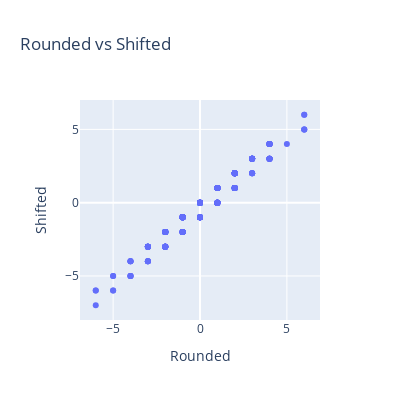

The notebook cell this image was saved under:
### Code cell
px.scatter(x=wx_rounded.flatten(),y=rtl.flatten(),title='Rounded vs Shifted',labels={'x':'Rounded','y':'Shifted'}, width=400, height=400)

### Figure 1 — Plotly figure (JSON) as saved in the notebook; plotly's stock layout.template omitted (floating-point values rounded to 4 significant figures; data arrays with more than 128 entries replaced by an {"elided": "..."} marker saying what was removed)
{"data": [{"hovertemplate": "Rounded=%{x}<br>Shifted=%{y}<extra></extra>", "legendgroup": "", "marker": {"color": "#636efa", "symbol": "circle"}, "mode": "markers", "name": "", "orientation": "v", "showlegend": false, "type": "scatter", "x": {"elided": "320 int values"}, "xaxis": "x", "y": {"elided": "320 int values"}, "yaxis": "y"}], "layout": {"height": 400, "legend": {"tracegroupgap": 0}, "title": {"text": "Rounded vs Shifted"}, "width": 400, "xaxis": {"anchor": "y", "domain": [0, 1], "title": {"text": "Rounded"}}, "yaxis": {"anchor": "x", "domain": [0, 1], "title": {"text": "Shifted"}}}}
